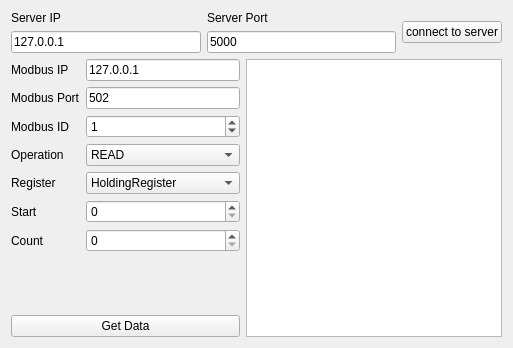
<?xml version="1.0" encoding="UTF-8"?>
<ui version="4.0">
 <class>Widget</class>
 <widget class="QWidget" name="Widget">
  <property name="geometry">
   <rect>
    <x>0</x>
    <y>0</y>
    <width>513</width>
    <height>348</height>
   </rect>
  </property>
  <property name="windowTitle">
   <string>Widget</string>
  </property>
  <layout class="QGridLayout" name="gridLayout">
   <item row="0" column="0" colspan="2">
    <layout class="QHBoxLayout" name="horizontalLayout">
     <item>
      <layout class="QVBoxLayout" name="verticalLayout_2">
       <item>
        <widget class="QLabel" name="label_6">
         <property name="text">
          <string>Server IP</string>
         </property>
        </widget>
       </item>
       <item>
        <widget class="QLineEdit" name="lineEdit_server_ip">
         <property name="text">
          <string>127.0.0.1</string>
         </property>
        </widget>
       </item>
      </layout>
     </item>
     <item>
      <layout class="QVBoxLayout" name="verticalLayout_3">
       <item>
        <widget class="QLabel" name="label_7">
         <property name="text">
          <string>Server Port</string>
         </property>
        </widget>
       </item>
       <item>
        <widget class="QLineEdit" name="lineEdit_server_port">
         <property name="text">
          <string>5000</string>
         </property>
        </widget>
       </item>
      </layout>
     </item>
     <item>
      <widget class="QPushButton" name="pushButton_connect_to_server">
       <property name="text">
        <string>connect to server</string>
       </property>
      </widget>
     </item>
    </layout>
   </item>
   <item row="1" column="0">
    <layout class="QVBoxLayout" name="verticalLayout">
     <item>
      <layout class="QFormLayout" name="formLayout">
       <item row="0" column="0">
        <widget class="QLabel" name="label">
         <property name="text">
          <string>Modbus IP</string>
         </property>
        </widget>
       </item>
       <item row="0" column="1">
        <widget class="QLineEdit" name="lineEdit_modbus_ip">
         <property name="text">
          <string>127.0.0.1</string>
         </property>
        </widget>
       </item>
       <item row="1" column="0">
        <widget class="QLabel" name="label_8">
         <property name="text">
          <string>Modbus Port</string>
         </property>
        </widget>
       </item>
       <item row="1" column="1">
        <widget class="QLineEdit" name="lineEdit_modbus_port">
         <property name="text">
          <string>502</string>
         </property>
        </widget>
       </item>
       <item row="3" column="0">
        <widget class="QLabel" name="label_2">
         <property name="text">
          <string>Operation</string>
         </property>
        </widget>
       </item>
       <item row="3" column="1">
        <widget class="QComboBox" name="comboBox_operation">
         <item>
          <property name="text">
           <string>READ</string>
          </property>
         </item>
         <item>
          <property name="text">
           <string>WRITE</string>
          </property>
         </item>
        </widget>
       </item>
       <item row="4" column="0">
        <widget class="QLabel" name="label_3">
         <property name="text">
          <string>Register</string>
         </property>
        </widget>
       </item>
       <item row="4" column="1">
        <widget class="QComboBox" name="comboBox_register">
         <property name="currentIndex">
          <number>4</number>
         </property>
         <item>
          <property name="text">
           <string>Invalid</string>
          </property>
         </item>
         <item>
          <property name="text">
           <string>DiscreteInput</string>
          </property>
         </item>
         <item>
          <property name="text">
           <string>Colis</string>
          </property>
         </item>
         <item>
          <property name="text">
           <string>InputRegister</string>
          </property>
         </item>
         <item>
          <property name="text">
           <string>HoldingRegister</string>
          </property>
         </item>
        </widget>
       </item>
       <item row="5" column="0">
        <widget class="QLabel" name="label_4">
         <property name="text">
          <string>Start</string>
         </property>
        </widget>
       </item>
       <item row="5" column="1">
        <widget class="QSpinBox" name="spinBox_start"/>
       </item>
       <item row="6" column="0">
        <widget class="QLabel" name="label_5">
         <property name="text">
          <string>Count</string>
         </property>
        </widget>
       </item>
       <item row="6" column="1">
        <widget class="QSpinBox" name="spinBox_count"/>
       </item>
       <item row="2" column="0">
        <widget class="QLabel" name="label_10">
         <property name="text">
          <string>Modbus ID</string>
         </property>
        </widget>
       </item>
       <item row="2" column="1">
        <widget class="QSpinBox" name="spinBox_modbus_id">
         <property name="value">
          <number>1</number>
         </property>
        </widget>
       </item>
      </layout>
     </item>
     <item>
      <widget class="QPushButton" name="pushButton_getdata">
       <property name="text">
        <string>Get Data</string>
       </property>
      </widget>
     </item>
    </layout>
   </item>
   <item row="1" column="1">
    <widget class="QTableWidget" name="tableWidget_data"/>
   </item>
  </layout>
 </widget>
 <layoutdefault spacing="6" margin="11"/>
 <resources/>
 <connections/>
</ui>
